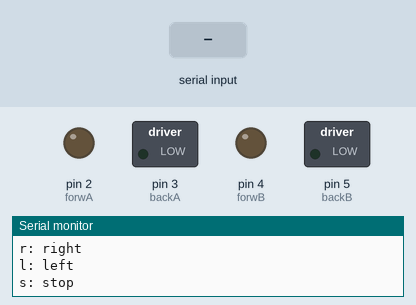
The sketch below on a simulated Arduino Uno, built with avr-gcc and run on an emulated ATmega328P. Shown: switched loads named in the sketch (green lamp = pin HIGH), output pins drawn as LEDs (lit = HIGH), the last lines printed to the serial monitor. The inputs (shaded band) are chosen by the test bench.

Above: at 1.2 s.
1.3 s: "f" received over Serial
At 2.2 s:
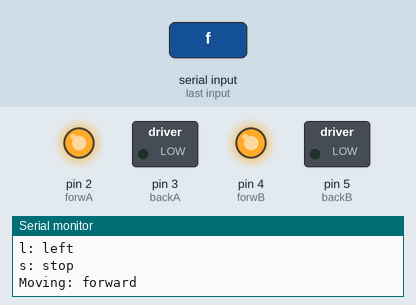
2.8 s: "b" received over Serial
At 3.3 s:
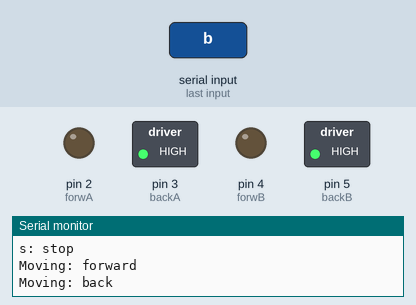
4.3 s: "l" received over Serial
At 5.5 s:
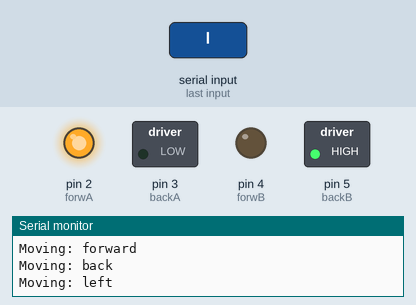
5.8 s: "r" received over Serial
At 6.8 s:
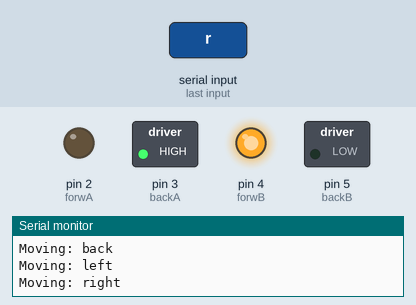
Timing chart, 0 to 8.3 s (numbered marks = the images above; inputs shaded):
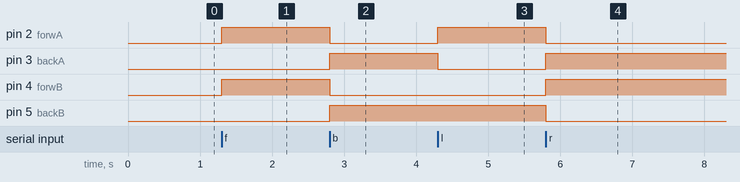

The sketch:

motors.ino
```cpp
//motorA (right wheel)
int forwA=2;
int backA=3;

//motorB
int forwB=4;
int backB=5;

void setup() {
  Serial.begin(9600);
  // put your setup code here, to run once:
  pinMode(backA, OUTPUT);
  pinMode(forwA, OUTPUT);
  pinMode(forwB, OUTPUT);
  pinMode(backB, OUTPUT);
  Serial.println("f: forward");
  Serial.println("b: backward");
  Serial.println("r: right");
  Serial.println("l: left");
  Serial.println("s: stop");
}

void loop() {
  if(Serial.available() > 0) {
    int inByte=Serial.read();
    updateDirection(inByte);
  }
}

void updateDirection(int u_input) {
  //u_input is the char number, the switch statement
  //automatically convert it to its repsective character
    switch(u_input) {
      case 'f':
        Serial.println("Moving: forward");
        sendToWheels(1, 1, 0, 0);
        break;
      case 'b':
        Serial.println("Moving: back");
        sendToWheels(0, 0, 1, 1);
        break;
      case 'l':
        Serial.println("Moving: left");
        sendToWheels(1, 0, 0, 1);
        break;
      case 'r':
        Serial.println("Moving: right");
        sendToWheels(0, 1, 1, 0);
        break;
      case 's':
        Serial.println("Stop");
        sendToWheels(0,0,0,0);
        break;
    }
}

void sendToWheels(int v1,int v2,int v3,int v4) {
  digitalWrite(forwA, v1);
  digitalWrite(forwB, v2);
  digitalWrite(backA, v3);
  digitalWrite(backB, v4);
}
```

Measured:
- after the input at 1.3 s, pin 2 (forwA), pin 4 (forwB): LOW → HIGH at once
- after the input at 2.8 s, pin 2 (forwA), pin 4 (forwB): HIGH → LOW at once; pin 3 (backA), pin 5 (backB): LOW → HIGH at once
- after the input at 4.3 s, pin 2 (forwA): LOW → HIGH at once; pin 3 (backA): HIGH → LOW at once
- after the input at 5.8 s, pin 2 (forwA), pin 5 (backB): HIGH → LOW at once; pin 3 (backA), pin 4 (forwB): LOW → HIGH at once
